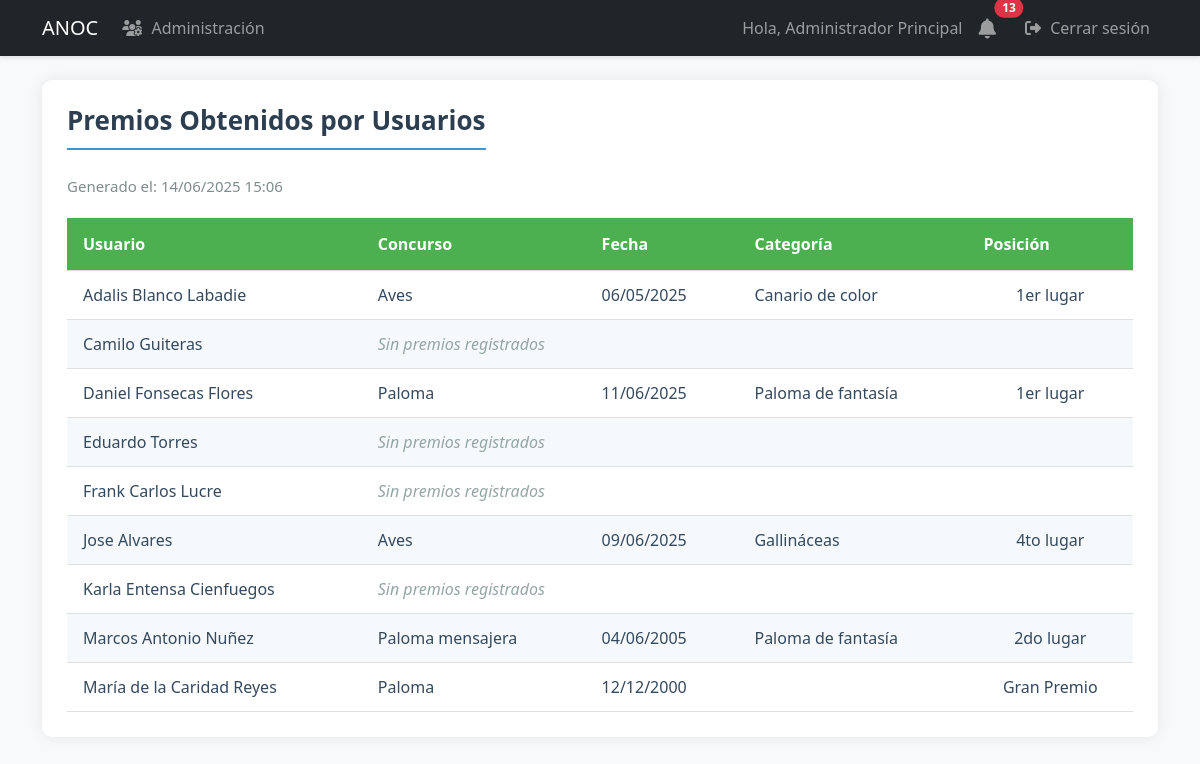
/reports/awards (signed in), run on an earlier commit of the app's database.
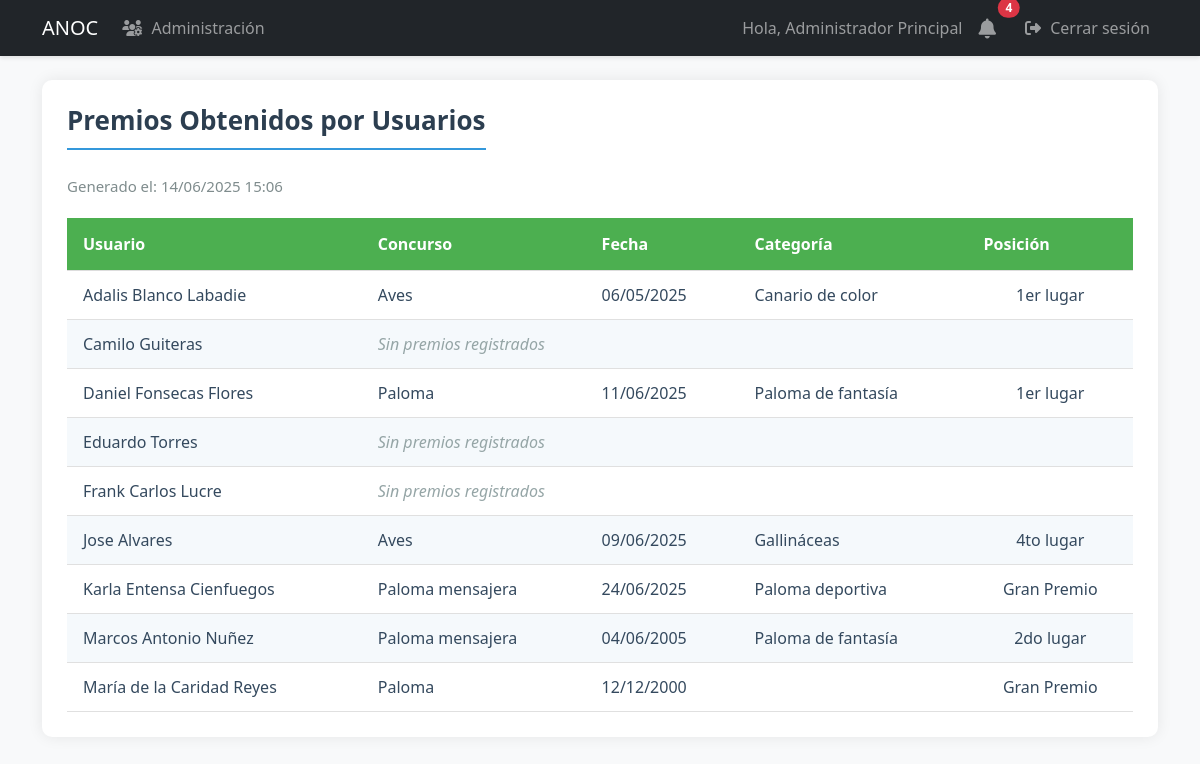
And on a later commit of the database.
### models.py (models this page shows, shortened)
class User(UserMixin, db.Model):
    id = db.Column(db.Integer, primary_key=True)
    username = db.Column(db.String(80), unique=True, nullable=False, index=True)
    email = db.Column(db.String(120), unique=True, nullable=False, index=True)
    password_hash = db.Column(db.String(128))
    role = db.Column(db.String(20), default='user')  # 'admin', 'specialist', 'dependiente', 'user'
    is_associated = db.Column(db.Boolean, default=False, nullable=False)
    full_name = db.Column(db.String(100), nullable=False)
    phone = db.Column(db.String(20), nullable=False)
    profile_image = db.Column(db.String(255))  # Ruta de la imagen de perfil
    last_login = db.Column(db.DateTime)  # Fecha del último inicio de sesión
    is_active = db.Column(db.Boolean, default=True)  # Para manejar cuentas activas/inactivas
    address = db.Column(db.String(200))  # Nuevo campo para dirección
    birds = db.relationship('UserBirds', backref='user', lazy=True, cascade='all, delete-orphan')
    awards = db.relationship('Award', backref='user', lazy=True, cascade='all, delete-orphan')
    notifications = db.relationship('Notification', backref='user', lazy=True)

class Award(db.Model):
    id = db.Column(db.Integer, primary_key=True)
    user_id = db.Column(db.Integer, db.ForeignKey('user.id'), nullable=False)
    contest_name = db.Column(db.String(200), nullable=False)
    award_date = db.Column(db.Date, nullable=False)
    description = db.Column(db.Text)
    category = db.Column(db.String(100))  # Categoría en la que se ganó el premio
    position = db.Column(db.String)  # Posición obtenida (1ro, 2do, etc.)

### app.py (the view)
@app.route('/reports/awards')
@login_required
def awards_report():
    if current_user.role not in ['admin', 'specialist']:
        abort(403)
    associates = db.session.execute(
        select(User)
        .where(User.is_associated == True)
        .order_by(User.full_name)
        .options(db.subqueryload(User.awards))  # Cambiado a subqueryload
    ).scalars().unique().all()  # Añadido unique() y all()
    return render_template('reports/awards_report.html',
                         associates=associates,
                         now=datetime.utcnow())

### app.py (called while the page is built)
@login_manager.user_loader
def load_user(user_id):
    return db.session.get(User, int(user_id))

### templates/reports/awards_report.html (shortened to what this page needs)
{% extends "base.html" %}
{% block content %}
<div class="report-container">
    <h2 class="report-title">Premios Obtenidos por Usuarios</h2>
    <div class="report-header">
        <div class="report-meta">
            <span>Generado el: {{ now.strftime('%d/%m/%Y %H:%M') }}</span>
        </div>
    </div>
    <table class="report-table">
        <thead>
            <tr>
                <th>Usuario</th>
                <th>Concurso</th>
                <th>Fecha</th>
                <th>Categoría</th>
                <th>Posición</th>
            </tr>
        </thead>
        <tbody>
            {% for user in associates %}
                {% for award in user.awards %}
                <tr>
                    <td>{{ user.full_name }}</td>
                    <td>{{ award.contest_name }}</td>
                    <td>{{ award.award_date.strftime('%d/%m/%Y') }}</td>
                    <td>{{ award.category }}</td>
                    <td class="text-center">{{ award.position }}</td>
                </tr>
                {% else %}
                <tr>
                    <td>{{ user.full_name }}</td>
                    <td colspan="4" class="text-muted">Sin premios registrados</td>
                </tr>
                {% endfor %}
            {% endfor %}
        </tbody>
    </table>
</div>
{% endblock %}

### templates/base.html (shortened to what this page needs)
<!DOCTYPE html>
<html lang="es">
<head>
    <link href="https://cdn.jsdelivr.net/npm/bootstrap@5.3.0/dist/css/bootstrap.min.css" rel="stylesheet">
    <link href="https://cdnjs.cloudflare.com/ajax/libs/font-awesome/6.4.0/css/all.min.css" rel="stylesheet">
    <link rel="stylesheet" href="{{ url_for('static', filename='css/styles.css') }}">
</head>
<body>
    <nav class="navbar navbar-expand-lg navbar-dark bg-dark">
        <div class="container">
            <a class="navbar-brand" href="{{ url_for('dashboard') }}">ANOC</a>
            <div class="collapse navbar-collapse" id="navbarNav">
                <ul class="navbar-nav me-auto">
                    {% if current_user.is_authenticated and current_user.role == 'admin' %}
                        <li class="nav-item">
                            <a class="nav-link" href="{{ url_for('admin_users') }}">
                                <i class="fas fa-users-cog"></i> Administración
                            </a>
                        </li>
                    {% endif %}
                </ul>
                <ul class="navbar-nav">
                    {% if current_user.is_authenticated %}
                        <li class="nav-item">
                            <span class="nav-link">Hola, {{ current_user.full_name }}</span>
                        </li>
                        <li class="nav-item position-relative me-2">
                            <a class="nav-link" href="{{ url_for('notifications') }}">
                                <i class="fas fa-bell fa-lg"></i>
                                {% if current_user.is_authenticated %}
                                    {% set unread_count = get_unread_notifications_count(current_user.id) %}
                                    {% if unread_count > 0 %}
                                        <span class="position-absolute top-0 start-100 translate-middle badge rounded-pill bg-danger">
                                            {{ unread_count }}
                                        </span>
                                    {% endif %}
                                {% endif %}
                            </a>
                        </li>
                        <li class="nav-item">
                            <a class="nav-link" href="{{ url_for('logout') }}">
                                <i class="fas fa-sign-out-alt"></i> Cerrar sesión
                            </a>
                        </li>
                    {% else %}
                        <li class="nav-item">
                            <a class="nav-link" href="{{ url_for('login') }}">
                                <i class="fas fa-sign-in-alt"></i> Iniciar sesión
                            </a>
                        </li>
                    {% endif %}
                </ul>
            </div>
        </div>
    </nav>
    <div class="container mt-4">
        {% block content %}{% endblock %}
    </div>
</body>
</html>

What changed in the data, as far as the page shows it:
no longer on one of the page's lists (row unchanged): User: full_name "Karla Entensa Cienfuegos"
added Award: {{ user.full_name }} "Karla Entensa Cienfuegos", contest_name "Paloma mensajera", award_date "24/06/2025", category "Paloma deportiva", position "Gran Premio", shown under User "Karla Entensa Cienfuegos"
Also different on the page:
{{ unread_count }}: "13" → "4"
